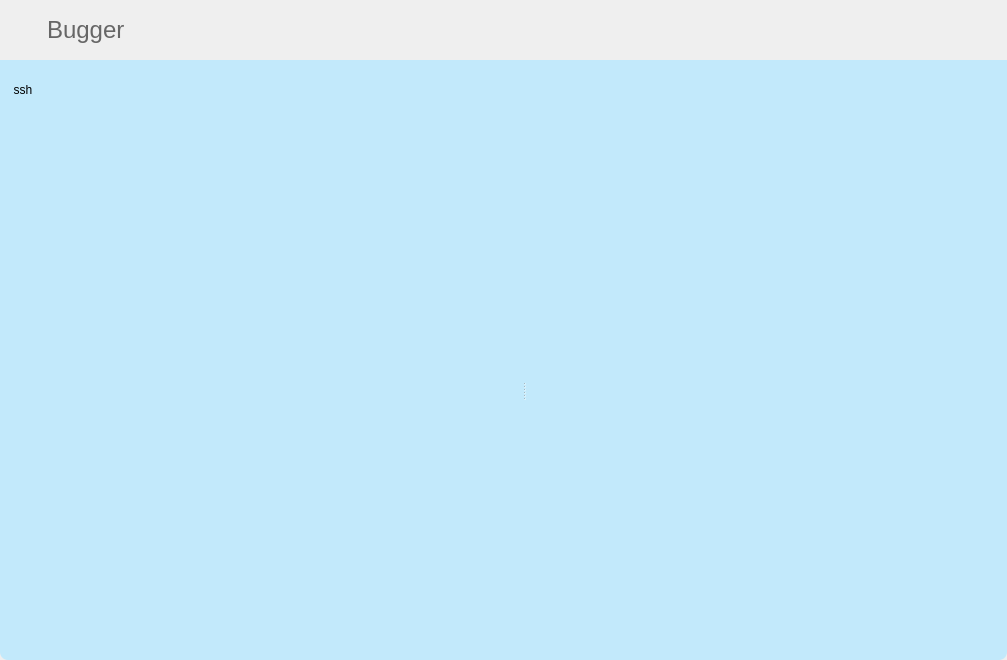
<?xml version="1.0" encoding="UTF-8"?>
<ui version="4.0">
 <class>App</class>
 <widget class="QWidget" name="App">
  <property name="geometry">
   <rect>
    <x>0</x>
    <y>0</y>
    <width>1007</width>
    <height>660</height>
   </rect>
  </property>
  <property name="windowTitle">
   <string>Form</string>
  </property>
  <property name="styleSheet">
   <string notr="true"> 
border-radius:8px 8px 8px 8px;
 
</string>
  </property>
  <layout class="QVBoxLayout" name="verticalLayout" stretch="0,0,1">
   <property name="spacing">
    <number>0</number>
   </property>
   <property name="leftMargin">
    <number>0</number>
   </property>
   <property name="topMargin">
    <number>0</number>
   </property>
   <property name="rightMargin">
    <number>0</number>
   </property>
   <property name="bottomMargin">
    <number>0</number>
   </property>
   <item>
    <widget class="QWidget" name="title" native="true">
     <property name="minimumSize">
      <size>
       <width>0</width>
       <height>60</height>
      </size>
     </property>
     <property name="styleSheet">
      <string notr="true">QWidget#title{
background-color: qlineargradient(x1:0, y1:0, x2:1, y2:1,
stop:0 #d9ffd3, stop:0.5 #B0FBA5 ,stop:1 #7bb074);

border-bottom-left-radius:0px;

border-bottom-right-radius:0px;
}
</string>
     </property>
     <layout class="QHBoxLayout" name="horizontalLayout">
      <item>
       <widget class="QPushButton" name="pushButton">
        <property name="minimumSize">
         <size>
          <width>32</width>
          <height>32</height>
         </size>
        </property>
        <property name="maximumSize">
         <size>
          <width>32</width>
          <height>32</height>
         </size>
        </property>
        <property name="styleSheet">
         <string notr="true">border-image: url(:/res/res/bugger.png);</string>
        </property>
        <property name="text">
         <string/>
        </property>
       </widget>
      </item>
      <item>
       <widget class="QLabel" name="label">
        <property name="styleSheet">
         <string notr="true">font-family: &quot;Brush Script&quot;;
  font-weight: normal;
  font-size: 24px;
  color: #666666;
  text-align: center;
</string>
        </property>
        <property name="text">
         <string>Bugger</string>
        </property>
       </widget>
      </item>
      <item>
       <spacer name="horizontalSpacer">
        <property name="orientation">
         <enum>Qt::Horizontal</enum>
        </property>
        <property name="sizeHint" stdset="0">
         <size>
          <width>830</width>
          <height>20</height>
         </size>
        </property>
       </spacer>
      </item>
      <item>
       <widget class="QPushButton" name="btn_quit">
        <property name="minimumSize">
         <size>
          <width>32</width>
          <height>32</height>
         </size>
        </property>
        <property name="maximumSize">
         <size>
          <width>32</width>
          <height>32</height>
         </size>
        </property>
        <property name="styleSheet">
         <string notr="true">QPushButton {
border-image: url(:/res/res/exit.png);
border-radius:3px 3px 3px 3px;
}

QPushButton:hover{
background:#CED094;
border-radius:3px 3px 3px 3px;
}

QPushButton:pressed{
background:#BFC274;
border-radius:3px 3px 3px 3px;
}</string>
        </property>
        <property name="text">
         <string/>
        </property>
       </widget>
      </item>
     </layout>
    </widget>
   </item>
   <item>
    <widget class="QWidget" name="widget_2" native="true">
     <property name="minimumSize">
      <size>
       <width>0</width>
       <height>60</height>
      </size>
     </property>
     <property name="styleSheet">
      <string notr="true">.QWidget{
background-color:  #c2e9fb;

border-radius:0px;
}</string>
     </property>
     <layout class="QHBoxLayout" name="horizontalLayout_3">
      <item>
       <widget class="QToolButton" name="btn_new_connect">
        <property name="styleSheet">
         <string notr="true">QToolButton:pressed{
background-color:#FFE29F;
}</string>
        </property>
        <property name="text">
         <string>ssh</string>
        </property>
        <property name="icon">
         <iconset resource="../app.qrc">
          <normaloff>:/res/res/new_connection.png</normaloff>:/res/res/new_connection.png</iconset>
        </property>
        <property name="iconSize">
         <size>
          <width>32</width>
          <height>32</height>
         </size>
        </property>
        <property name="toolButtonStyle">
         <enum>Qt::ToolButtonTextUnderIcon</enum>
        </property>
       </widget>
      </item>
      <item>
       <spacer name="horizontalSpacer_2">
        <property name="orientation">
         <enum>Qt::Horizontal</enum>
        </property>
        <property name="sizeHint" stdset="0">
         <size>
          <width>932</width>
          <height>20</height>
         </size>
        </property>
       </spacer>
      </item>
     </layout>
    </widget>
   </item>
   <item>
    <widget class="QWidget" name="content" native="true">
     <property name="styleSheet">
      <string notr="true">QWidget#content{
background-color:  #c2e9fb;
border-top-left-radius:0px;
border-top-right-radius:0px;
}</string>
     </property>
     <layout class="QHBoxLayout" name="horizontalLayout_2" stretch="0,1">
      <property name="spacing">
       <number>0</number>
      </property>
      <property name="leftMargin">
       <number>0</number>
      </property>
      <property name="topMargin">
       <number>0</number>
      </property>
      <property name="rightMargin">
       <number>0</number>
      </property>
      <property name="bottomMargin">
       <number>0</number>
      </property>
      <item>
       <widget class="CustomBtnGroup" name="vTag" native="true">
        <property name="minimumSize">
         <size>
          <width>40</width>
          <height>0</height>
         </size>
        </property>
        <property name="maximumSize">
         <size>
          <width>40</width>
          <height>16777215</height>
         </size>
        </property>
        <property name="styleSheet">
         <string notr="true">QWidget#vTag{
border-bottom-left-radius:8px;
border-radius:8px;
}</string>
        </property>
       </widget>
      </item>
      <item>
       <widget class="QSplitter" name="splitter">
        <property name="orientation">
         <enum>Qt::Horizontal</enum>
        </property>
        <widget class="QStackedWidget" name="sessionInfo">
         <property name="styleSheet">
          <string notr="true">background:transparent;</string>
         </property>
        </widget>
        <widget class="QStackedWidget" name="sessionContent">
         <property name="styleSheet">
          <string notr="true">background:transparent;</string>
         </property>
         <widget class="QWidget" name="page">
          <property name="styleSheet">
           <string notr="true"/>
          </property>
         </widget>
        </widget>
       </widget>
      </item>
     </layout>
    </widget>
   </item>
  </layout>
 </widget>
 <customwidgets>
  <customwidget>
   <class>CustomBtnGroup</class>
   <extends>QWidget</extends>
   <header>src/widgets/custombtngroup.h</header>
   <container>1</container>
  </customwidget>
 </customwidgets>
 <resources>
  <include location="../app.qrc"/>
 </resources>
 <connections/>
</ui>
